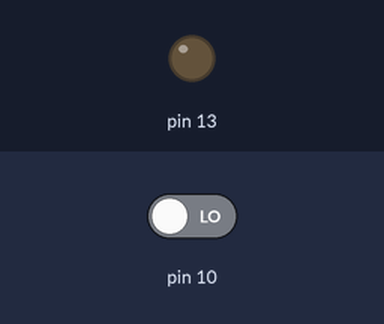
Bench run of a sketch on a simulated Arduino Uno, built with avr-gcc and run on an emulated ATmega328P. On the bench: output pins drawn as LEDs (lit = HIGH). The test bench sets the inputs (shaded band); at power-on: pin 10 LOW.

Above: at 1.2 s.
1.3 s: pin 10 driven HIGH
At 2.3 s:
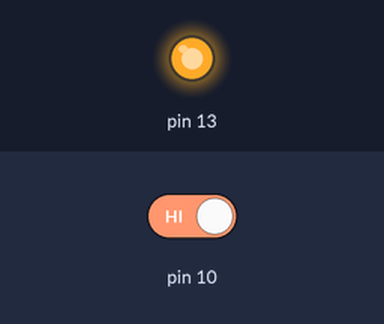
2.8 s: pin 10 driven LOW
At 3.5 s:
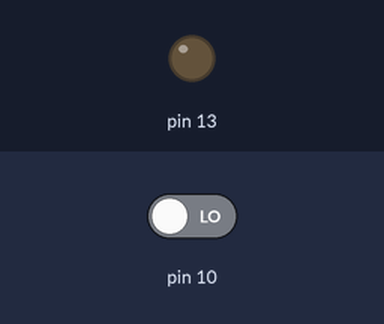
Timing chart, 0 to 5.8 s (numbered marks = the images above; inputs shaded):
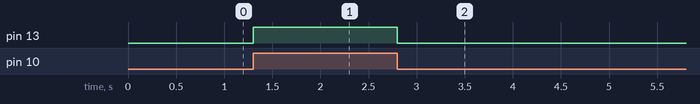

The sketch:

button-DC.ino
```cpp
void setup() {
  pinMode(10, INPUT);
  pinMode(13, OUTPUT);
}

void loop() {
  if (digitalRead(10) == HIGH) {
    digitalWrite(13, 5000);
  } else {
    digitalWrite(13, LOW);
  }
}
```

Measured:
- after the input at 1.3 s, pin 13: LOW → HIGH at once
- after the input at 2.8 s, pin 13: HIGH → LOW at once
